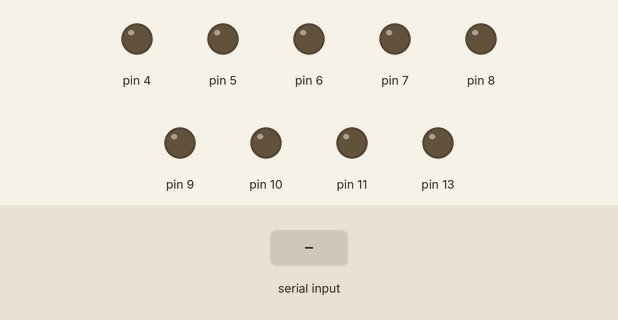
Bench run of a sketch on a simulated Arduino Uno, built with avr-gcc and run on an emulated ATmega328P. Shown: output pins drawn as LEDs (lit = HIGH). Inputs (shaded band) come from the test bench. Pins used as bus, display or sensor lines are not drawn; what the sketch prints to the serial monitor is not drawn.

Above: at 1.2 s.
1.3 s: byte 2 (2) received over Serial
At 1.47 s:
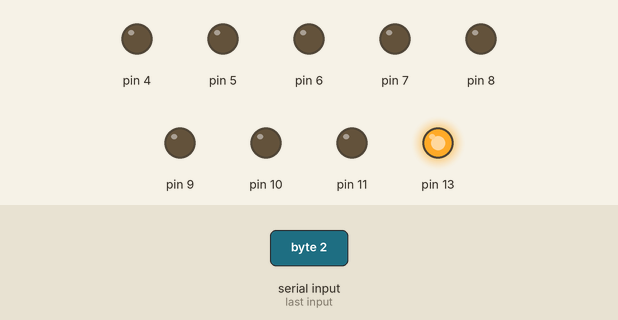
Timing chart, 0 to 4.3 s (numbered marks = the images above; inputs shaded):
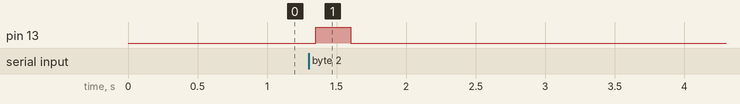

Measured:
- after the input at 1.3 s, pin 13: LOW → HIGH after 0.05 s, → LOW 0.25 s later

The sketch:

rfid_test.ino
```cpp
#include <SoftwareSerial.h>

SoftwareSerial mySerial(2, 3); // RX, TX

int RFIDResetPin = 12;

//Register your RFID tags here

char tag1[13] = "1E009A4067A3";
char tag2[13] = "010230F28243";
char tag3[13] = "01023C013A04";
char tag4[13] = "01023101093A";
char tag5[13] = "01023C0A4376";
char tag6[13] = "01023C000E31";
char tag7[13] = "01023C0A3207";
char tag8[13] = "1A004116317C";
char tag9[13] = "1E009A81F9FC";
char tag10[13] = "1A004162261F";

//Bytes Read: 36 41 30 30 33 45 34 42 32 34 33 42
char tag11[13] = "6A003E4B243B";


void setup(){
  Serial.begin(9600);

  pinMode(RFIDResetPin, OUTPUT);
  digitalWrite(RFIDResetPin, HIGH);

  //mySerial.begin(9600);
  Serial.println("Hi to my friend from Serial!");

  //ONLY NEEDED IF CONTROLING THESE PINS - EG. LEDs
  pinMode(2, OUTPUT);
  pinMode(3, OUTPUT);
  pinMode(4, OUTPUT);
  pinMode(5, OUTPUT);
  pinMode(6, OUTPUT);
  pinMode(7, OUTPUT);
  pinMode(8, OUTPUT);
  pinMode(9, OUTPUT);
  pinMode(10, OUTPUT);
  pinMode(11, OUTPUT);
  pinMode(13, OUTPUT);
}

void loop(){

  char tagString[13];
  int index = 0;
  boolean reading = false;

  while(Serial.available()){

    byte readByte = Serial.read(); //read next available byte

    if(readByte == 2)
    {
      reading = true; //begining of tag
      lightLED(13);
    }

    if(readByte == 3) reading = false; //end of tag

    if(reading && readByte != 2 && readByte != 10 && readByte != 13){
      //store the tag
      tagString[index] = readByte;
      index ++;
      //Serial.println(readByte);
    }
  }


  //checkTag(tagString); //Check if it is a match
  if(tagString[0] != ' '){
    Serial.println(tagString);
  }
  clearTag(tagString); //Clear the char of all value
  resetReader(); //eset the RFID reader
}

void checkTag(char tag[]){
///////////////////////////////////
//Check the read tag against known tags
///////////////////////////////////

  if(strlen(tag) == 0) return; //empty, no need to contunue

  if(compareTag(tag, tag1)){ // if matched tag1, do this
    lightLED(2);

  }else if(compareTag(tag, tag2)){ //if matched tag2, do this
    lightLED(3);

  }else if(compareTag(tag, tag3)){
    lightLED(4);

  }else if(compareTag(tag, tag4)){
    lightLED(5);

  }else if(compareTag(tag, tag5)){
    lightLED(6);

  }else if(compareTag(tag, tag6)){
    lightLED(7);

  }else if(compareTag(tag, tag7)){
    lightLED(8);

  }else if(compareTag(tag, tag8)){
    lightLED(9);

  }else if(compareTag(tag, tag9)){
    lightLED(10);

  }else if(compareTag(tag, tag10)){
    lightLED(11);

  }else{
    Serial.println(tag); //read out any unknown tag
  }

}

void lightLED(int pin){
///////////////////////////////////
//Turn on LED on pin "pin" for 250ms
///////////////////////////////////
  Serial.println(pin);

  digitalWrite(pin, HIGH);
  delay(250);
  digitalWrite(pin, LOW);
}

void resetReader(){
///////////////////////////////////
//Reset the RFID reader to read again.
///////////////////////////////////
  digitalWrite(RFIDResetPin, LOW);
  digitalWrite(RFIDResetPin, HIGH);
  delay(150);
}

void clearTag(char one[]){
///////////////////////////////////
//clear the char array by filling with null - ASCII 0
//Will think same tag has been read otherwise
///////////////////////////////////
  for(int i = 0; i < strlen(one); i++){
    one[i] = 0;
  }
}

boolean compareTag(char one[], char two[]){
///////////////////////////////////
//compare two value to see if same,
//strcmp not working 100% so we do this
///////////////////////////////////

  if(strlen(one) == 0) return false; //empty

  for(int i = 0; i < 12; i++){
    if(one[i] != two[i]) return false;
  }

  return true; //no mismatches
}
```
